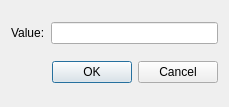
<?xml version="1.0" encoding="UTF-8"?>
<ui version="4.0">
 <class>InputValue</class>
 <widget class="QDialog" name="InputValue">
  <property name="geometry">
   <rect>
    <x>0</x>
    <y>0</y>
    <width>229</width>
    <height>107</height>
   </rect>
  </property>
  <property name="windowTitle">
   <string>Input Value</string>
  </property>
  <layout class="QGridLayout" name="gridLayout">
   <item row="1" column="1">
    <widget class="QDialogButtonBox" name="buttonBox">
     <property name="standardButtons">
      <set>QDialogButtonBox::Cancel|QDialogButtonBox::Ok</set>
     </property>
    </widget>
   </item>
   <item row="0" column="1">
    <widget class="QLineEdit" name="value_input"/>
   </item>
   <item row="0" column="0">
    <widget class="QLabel" name="label">
     <property name="text">
      <string>Value:</string>
     </property>
    </widget>
   </item>
  </layout>
 </widget>
 <resources/>
 <connections/>
</ui>
